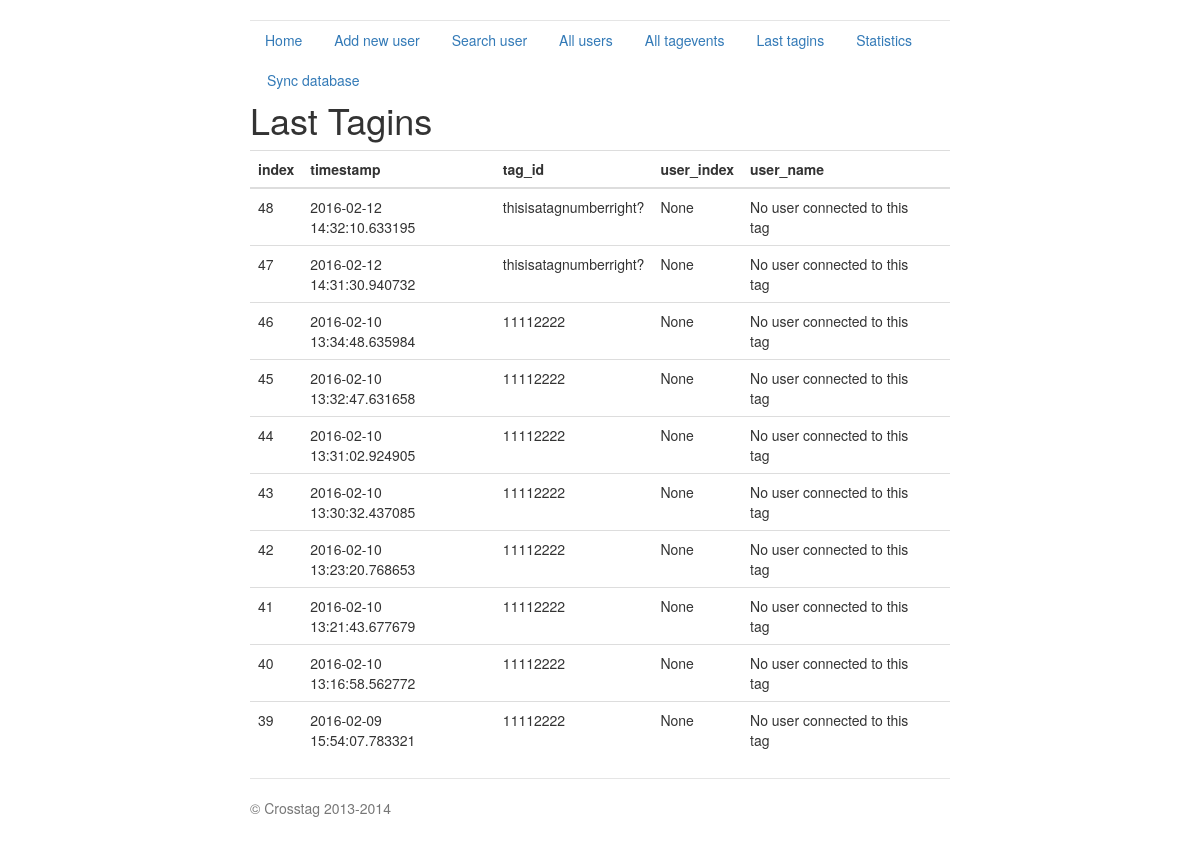
The app's page /last_tagins, older data.
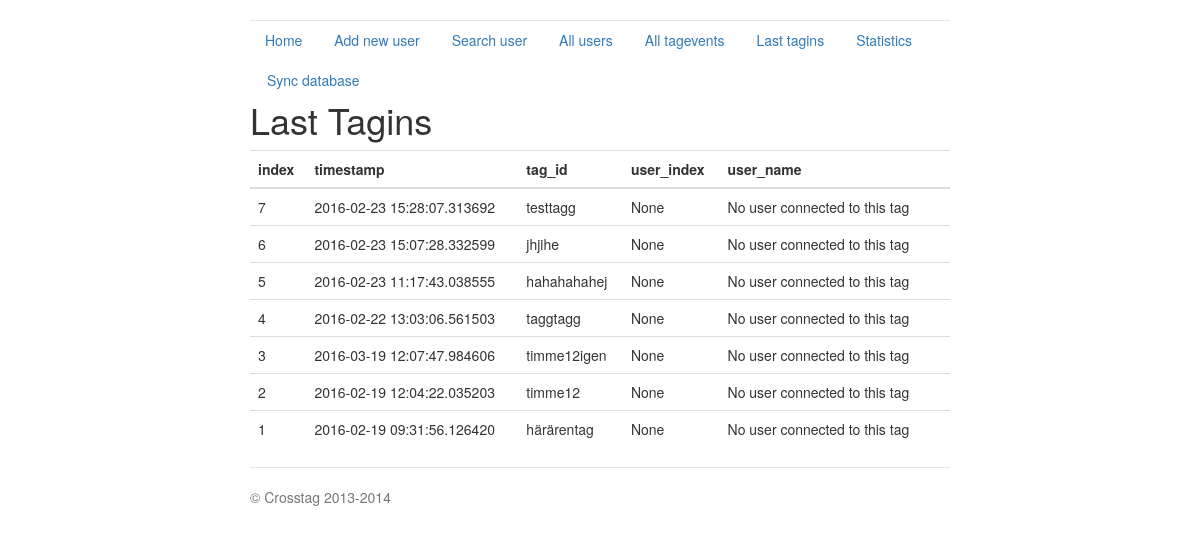
The same page, newer data.
### crosstag_server.py (models this page shows, shortened)
class Tagevent(db.Model):
    index = db.Column(db.Integer, primary_key=True)
    tag_id = db.Column(db.Integer)
    timestamp = db.Column(db.DateTime)
    uid = db.Column(db.Integer, db.ForeignKey('user.index'))
    def dict(self):
        return {'index': self.index, 'timestamp': str(self.timestamp),
                'tag_id': self.tag_id, 'uid': self.uid}

### crosstag_server.py (the view)
@app.route('/last_tagins', methods=['GET'])
def last_tagins():
    ret = []
    events = Tagevent.query.all()[-10:]
    for hit in events:
        js = hit.dict()
        tag = js['tag_id']
        try:
            user = get_user_data_tag_dict(tag)
            js['user_index'] = user["index"]
            js['user_name'] = user['name']
        except:
            js['user_index'] = None
            js['user_name'] = "No user connected to this tag"
        ret.append(js)
    ret.reverse()
    return render_template('last_tagevents.html',
                           title='Last Tagins',
                           hits=ret)

### crosstag_server.py (called while the page is built)
@app.route('/crosstag/v1.0/get_user_data_tag_dict/<tag_id>',
           methods=['GET'])
def get_user_data_tag_dict(tag_id):
    user = User.query.filter_by(tag_id=tag_id).first()
    return user.dict()

### templates/last_tagevents.html (shortened to what this page needs)
{% extends "base.html" %}
{% block content %}
<h1>{{title}}</h1>
{% if hits %}
	<table class="table table-hover">
	<tbody>
		<thead>
			<tr>
				<th>index</th> <th>timestamp</th><th>tag_id</th> <th> user_index </th> <th> user_name </th> <th></th>
			</tr>
		</thead>
				{% for hit in hits %}
				<tr>
					<td>{{hit.index}}</td> <td>{{hit.timestamp}}</td> <td>{{hit.tag_id}}</td> <td>{{hit.user_index}}</td> <td>{{hit.user_name}}</td> <td> {% if hit.user_index != None %}<a href='/edit_user/{{hit.user_index}}'>edit user</a> {% endif %}</td>
				</tr>
				{% endfor %}
	</tbody>
	</table>
{% endif %}
{% endblock %}

Row changes from the older to the newer data that the page shows:
removed Tagevent: index "48", timestamp "2016-02-12 14:32:10.633195", tag_id "thisisatagnumberright?", user_index "None", user_name "No user connected to this tag"
removed Tagevent: index "47", timestamp "2016-02-12 14:31:30.940732", tag_id "thisisatagnumberright?", user_index "None", user_name "No user connected to this tag"
removed Tagevent: index "46", timestamp "2016-02-10 13:34:48.635984", tag_id "11112222", user_index "None", user_name "No user connected to this tag"
removed Tagevent: index "45", timestamp "2016-02-10 13:32:47.631658", tag_id "11112222", user_index "None", user_name "No user connected to this tag"
removed Tagevent: index "44", timestamp "2016-02-10 13:31:02.924905", tag_id "11112222", user_index "None", user_name "No user connected to this tag"
removed Tagevent: index "43", timestamp "2016-02-10 13:30:32.437085", tag_id "11112222", user_index "None", user_name "No user connected to this tag"
removed Tagevent: index "42", timestamp "2016-02-10 13:23:20.768653", tag_id "11112222", user_index "None", user_name "No user connected to this tag"
removed Tagevent: index "41", timestamp "2016-02-10 13:21:43.677679", tag_id "11112222", user_index "None", user_name "No user connected to this tag"
removed Tagevent: index "40", timestamp "2016-02-10 13:16:58.562772", tag_id "11112222", user_index "None", user_name "No user connected to this tag"
removed Tagevent: index "39", timestamp "2016-02-09 15:54:07.783321", tag_id "11112222", user_index "None", user_name "No user connected to this tag"
now on this page (row edited): Tagevent: index "7", timestamp "2016-02-23 15:28:07.313692", tag_id "testtagg", user_index "None", user_name "No user connected to this tag"
now on this page (row edited): Tagevent: index "6", timestamp "2016-02-23 15:07:28.332599", tag_id "jhjihe", user_index "None", user_name "No user connected to this tag"
now on this page (row edited): Tagevent: index "5", timestamp "2016-02-23 11:17:43.038555", tag_id "hahahahahej", user_index "None", user_name "No user connected to this tag"
now on this page (row edited): Tagevent: index "4", timestamp "2016-02-22 13:03:06.561503", tag_id "taggtagg", user_index "None", user_name "No user connected to this tag"
now on this page (row edited): Tagevent: index "3", timestamp "2016-03-19 12:07:47.984606", tag_id "timme12igen", user_index "None", user_name "No user connected to this tag"
now on this page (row edited): Tagevent: index "2", timestamp "2016-02-19 12:04:22.035203", tag_id "timme12", user_index "None", user_name "No user connected to this tag"
now on this page (row edited): Tagevent: index "1", timestamp "2016-02-19 09:31:56.126420", tag_id "härärentag", user_index "None", user_name "No user connected to this tag"
